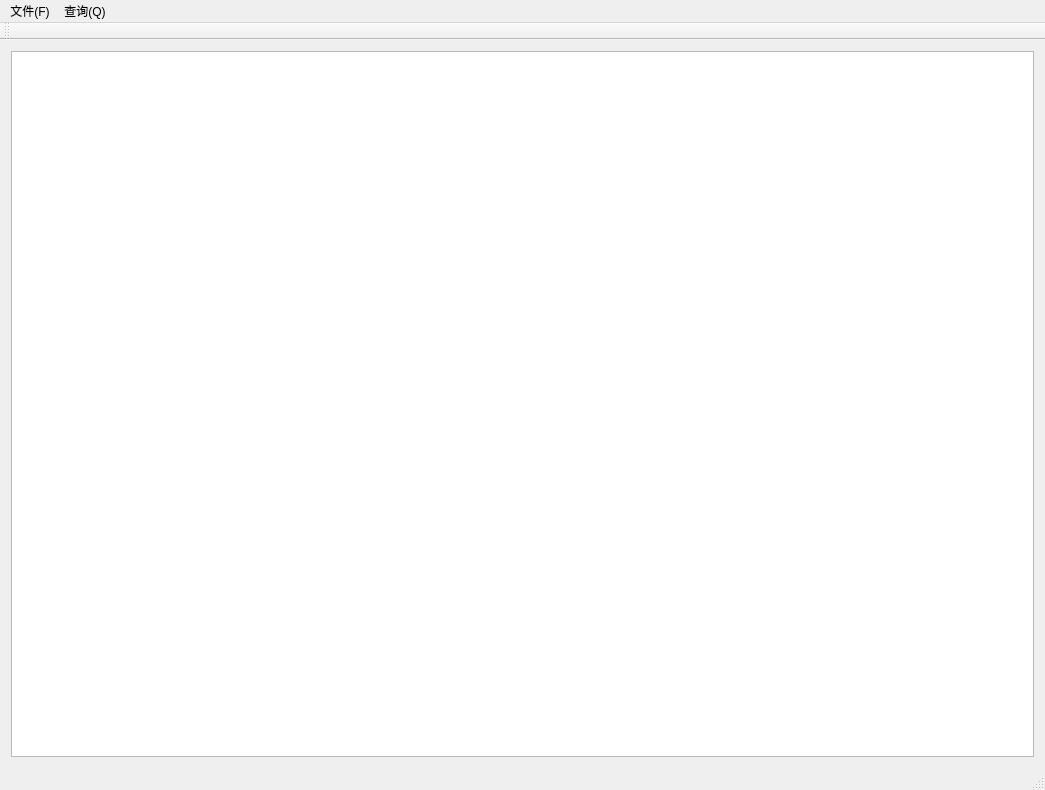
<?xml version="1.0" encoding="UTF-8"?>
<ui version="4.0">
 <class>twnltClass</class>
 <widget class="QMainWindow" name="twnltClass">
  <property name="geometry">
   <rect>
    <x>0</x>
    <y>0</y>
    <width>1045</width>
    <height>790</height>
   </rect>
  </property>
  <property name="maximumSize">
   <size>
    <width>1045</width>
    <height>790</height>
   </size>
  </property>
  <property name="windowTitle">
   <string>公交转乘</string>
  </property>
  <widget class="QWidget" name="centralWidget">
   <layout class="QGridLayout" name="gridLayout">
    <item row="0" column="0">
     <widget class="QGraphicsView" name="graphicsView">
      <property name="sizePolicy">
       <sizepolicy hsizetype="Expanding" vsizetype="Expanding">
        <horstretch>0</horstretch>
        <verstretch>0</verstretch>
       </sizepolicy>
      </property>
      <property name="mouseTracking">
       <bool>true</bool>
      </property>
      <property name="autoFillBackground">
       <bool>true</bool>
      </property>
      <property name="styleSheet">
       <string notr="true">background-image: url(:/twnlt/武汉地图.png);</string>
      </property>
      <property name="sizeAdjustPolicy">
       <enum>QAbstractScrollArea::AdjustIgnored</enum>
      </property>
      <property name="resizeAnchor">
       <enum>QGraphicsView::AnchorViewCenter</enum>
      </property>
      <property name="viewportUpdateMode">
       <enum>QGraphicsView::MinimalViewportUpdate</enum>
      </property>
      <property name="rubberBandSelectionMode">
       <enum>Qt::IntersectsItemShape</enum>
      </property>
     </widget>
    </item>
   </layout>
  </widget>
  <widget class="QMenuBar" name="menuBar">
   <property name="geometry">
    <rect>
     <x>0</x>
     <y>0</y>
     <width>1045</width>
     <height>23</height>
    </rect>
   </property>
   <widget class="QMenu" name="menu_F">
    <property name="title">
     <string>文件(F)</string>
    </property>
    <addaction name="action_open"/>
    <addaction name="action_exit"/>
   </widget>
   <widget class="QMenu" name="menu_Q">
    <property name="title">
     <string>查询(Q)</string>
    </property>
    <addaction name="action_zszc"/>
    <addaction name="action_zdjl"/>
   </widget>
   <widget class="QMenu" name="menu_H">
    <property name="title">
     <string/>
    </property>
   </widget>
   <widget class="QMenu" name="menu">
    <property name="enabled">
     <bool>false</bool>
    </property>
    <property name="title">
     <string/>
    </property>
   </widget>
   <widget class="QMenu" name="menu_2">
    <property name="enabled">
     <bool>false</bool>
    </property>
    <property name="title">
     <string/>
    </property>
   </widget>
   <addaction name="menu_F"/>
   <addaction name="menu_Q"/>
   <addaction name="menu_H"/>
   <addaction name="menu"/>
   <addaction name="menu_2"/>
  </widget>
  <widget class="QToolBar" name="mainToolBar">
   <property name="maximumSize">
    <size>
     <width>16777215</width>
     <height>16777215</height>
    </size>
   </property>
   <attribute name="toolBarArea">
    <enum>TopToolBarArea</enum>
   </attribute>
   <attribute name="toolBarBreak">
    <bool>false</bool>
   </attribute>
  </widget>
  <widget class="QStatusBar" name="statusBar"/>
  <action name="action_open">
   <property name="checkable">
    <bool>true</bool>
   </property>
   <property name="text">
    <string>读入地图</string>
   </property>
  </action>
  <action name="action_zszc">
   <property name="checkable">
    <bool>true</bool>
   </property>
   <property name="checked">
    <bool>false</bool>
   </property>
   <property name="text">
    <string>最少转乘</string>
   </property>
   <property name="autoRepeat">
    <bool>true</bool>
   </property>
  </action>
  <action name="action_zdjl">
   <property name="checkable">
    <bool>true</bool>
   </property>
   <property name="text">
    <string>最短距离</string>
   </property>
   <property name="autoRepeat">
    <bool>true</bool>
   </property>
  </action>
  <action name="action_cxbz">
   <property name="text">
    <string/>
   </property>
  </action>
  <action name="action_gy">
   <property name="text">
    <string/>
   </property>
  </action>
  <action name="action_exit">
   <property name="checkable">
    <bool>true</bool>
   </property>
   <property name="text">
    <string>退出</string>
   </property>
  </action>
 </widget>
 <layoutdefault spacing="6" margin="11"/>
 <resources>
  <include location="twnlt.qrc"/>
  <include location="twnlt.qrc"/>
 </resources>
 <connections>
  <connection>
   <sender>action_exit</sender>
   <signal>triggered(bool)</signal>
   <receiver>twnltClass</receiver>
   <slot>closewnd()</slot>
   <hints>
    <hint type="sourcelabel">
     <x>-1</x>
     <y>-1</y>
    </hint>
    <hint type="destinationlabel">
     <x>524</x>
     <y>383</y>
    </hint>
   </hints>
  </connection>
  <connection>
   <sender>action_open</sender>
   <signal>triggered(bool)</signal>
   <receiver>twnltClass</receiver>
   <slot>loadmap()</slot>
   <hints>
    <hint type="sourcelabel">
     <x>-1</x>
     <y>-1</y>
    </hint>
    <hint type="destinationlabel">
     <x>524</x>
     <y>383</y>
    </hint>
   </hints>
  </connection>
  <connection>
   <sender>action_zszc</sender>
   <signal>triggered(bool)</signal>
   <receiver>twnltClass</receiver>
   <slot>zszc()</slot>
   <hints>
    <hint type="sourcelabel">
     <x>-1</x>
     <y>-1</y>
    </hint>
    <hint type="destinationlabel">
     <x>522</x>
     <y>394</y>
    </hint>
   </hints>
  </connection>
  <connection>
   <sender>action_zdjl</sender>
   <signal>triggered(bool)</signal>
   <receiver>twnltClass</receiver>
   <slot>zdjl()</slot>
   <hints>
    <hint type="sourcelabel">
     <x>-1</x>
     <y>-1</y>
    </hint>
    <hint type="destinationlabel">
     <x>522</x>
     <y>394</y>
    </hint>
   </hints>
  </connection>
 </connections>
 <slots>
  <slot>loadmap()</slot>
  <slot>closewnd()</slot>
  <slot>zszc()</slot>
  <slot>zdjl()</slot>
 </slots>
</ui>
